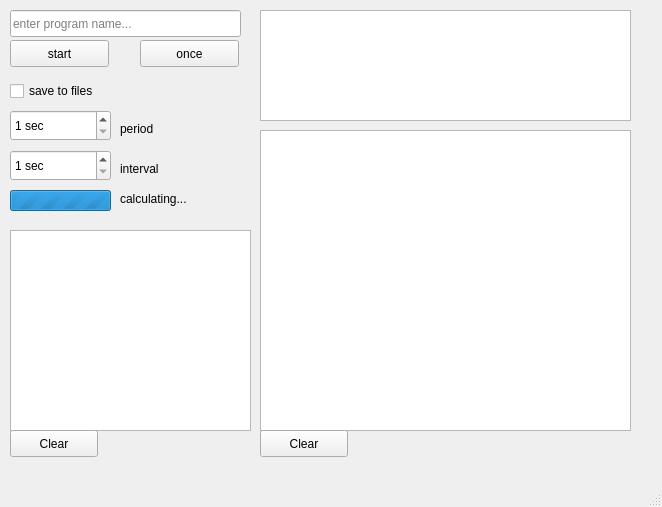
<?xml version="1.0" encoding="UTF-8"?>
<ui version="4.0">
 <class>MainWindow</class>
 <widget class="QMainWindow" name="MainWindow">
  <property name="geometry">
   <rect>
    <x>0</x>
    <y>0</y>
    <width>662</width>
    <height>507</height>
   </rect>
  </property>
  <property name="sizePolicy">
   <sizepolicy hsizetype="Fixed" vsizetype="Fixed">
    <horstretch>0</horstretch>
    <verstretch>0</verstretch>
   </sizepolicy>
  </property>
  <property name="windowTitle">
   <string>blue cookies? frogs? i'm going whole foods vegan</string>
  </property>
  <property name="toolTip">
   <string>&lt;html&gt;&lt;head/&gt;&lt;body&gt;&lt;p&gt;this program calculates total RAM usage for a group of processes (no shared memory duplication)&lt;/p&gt;&lt;/body&gt;&lt;/html&gt;</string>
  </property>
  <widget class="QWidget" name="centralWidget">
   <widget class="QPushButton" name="pushButtonStart">
    <property name="geometry">
     <rect>
      <x>10</x>
      <y>40</y>
      <width>99</width>
      <height>27</height>
     </rect>
    </property>
    <property name="toolTip">
     <string>&lt;html&gt;&lt;head/&gt;&lt;body&gt;&lt;p&gt;take measurements over time period&lt;/p&gt;&lt;/body&gt;&lt;/html&gt;</string>
    </property>
    <property name="text">
     <string>start</string>
    </property>
   </widget>
   <widget class="QPlainTextEdit" name="plainTextEditLog">
    <property name="geometry">
     <rect>
      <x>10</x>
      <y>230</y>
      <width>241</width>
      <height>201</height>
     </rect>
    </property>
    <property name="font">
     <font>
      <pointsize>8</pointsize>
     </font>
    </property>
    <property name="toolTip">
     <string>&lt;html&gt;&lt;head/&gt;&lt;body&gt;&lt;p&gt;program log&lt;/p&gt;&lt;/body&gt;&lt;/html&gt;</string>
    </property>
    <property name="readOnly">
     <bool>true</bool>
    </property>
   </widget>
   <widget class="QLineEdit" name="lineEditProcessName">
    <property name="geometry">
     <rect>
      <x>10</x>
      <y>10</y>
      <width>231</width>
      <height>27</height>
     </rect>
    </property>
    <property name="toolTip">
     <string>&lt;html&gt;&lt;head/&gt;&lt;body&gt;&lt;p&gt;enter process name(s) separated by whitespace&lt;/p&gt;&lt;p&gt;(e.g.: chrome firefox skype oracle)&lt;/p&gt;&lt;/body&gt;&lt;/html&gt;</string>
    </property>
    <property name="placeholderText">
     <string>enter program name...</string>
    </property>
   </widget>
   <widget class="QSpinBox" name="spinBoxPeriod">
    <property name="geometry">
     <rect>
      <x>10</x>
      <y>110</y>
      <width>101</width>
      <height>31</height>
     </rect>
    </property>
    <property name="toolTip">
     <string>&lt;html&gt;&lt;head/&gt;&lt;body&gt;&lt;p&gt;for how long to work (seconds)&lt;/p&gt;&lt;/body&gt;&lt;/html&gt;</string>
    </property>
    <property name="suffix">
     <string> sec</string>
    </property>
    <property name="minimum">
     <number>1</number>
    </property>
    <property name="maximum">
     <number>604800</number>
    </property>
    <property name="value">
     <number>1</number>
    </property>
   </widget>
   <widget class="QPushButton" name="pushButtonNow">
    <property name="geometry">
     <rect>
      <x>140</x>
      <y>40</y>
      <width>99</width>
      <height>27</height>
     </rect>
    </property>
    <property name="toolTip">
     <string>&lt;html&gt;&lt;head/&gt;&lt;body&gt;&lt;p&gt;take one measurement&lt;/p&gt;&lt;/body&gt;&lt;/html&gt;</string>
    </property>
    <property name="text">
     <string>once</string>
    </property>
   </widget>
   <widget class="QSpinBox" name="spinBoxInterval">
    <property name="geometry">
     <rect>
      <x>10</x>
      <y>150</y>
      <width>101</width>
      <height>31</height>
     </rect>
    </property>
    <property name="toolTip">
     <string>&lt;html&gt;&lt;head/&gt;&lt;body&gt;&lt;p&gt;how often to take measurements (seconds)&lt;/p&gt;&lt;/body&gt;&lt;/html&gt;</string>
    </property>
    <property name="suffix">
     <string> sec</string>
    </property>
    <property name="minimum">
     <number>1</number>
    </property>
    <property name="maximum">
     <number>604800</number>
    </property>
    <property name="value">
     <number>1</number>
    </property>
   </widget>
   <widget class="QPlainTextEdit" name="plainTextEditDisplay">
    <property name="geometry">
     <rect>
      <x>260</x>
      <y>130</y>
      <width>371</width>
      <height>301</height>
     </rect>
    </property>
    <property name="toolTip">
     <string>&lt;html&gt;&lt;head/&gt;&lt;body&gt;&lt;p&gt;measurements are shown here (and saved to files in  directory with program's .exe)&lt;/p&gt;&lt;/body&gt;&lt;/html&gt;</string>
    </property>
   </widget>
   <widget class="QLabel" name="label">
    <property name="geometry">
     <rect>
      <x>120</x>
      <y>120</y>
      <width>67</width>
      <height>17</height>
     </rect>
    </property>
    <property name="text">
     <string>period</string>
    </property>
   </widget>
   <widget class="QLabel" name="label_2">
    <property name="geometry">
     <rect>
      <x>120</x>
      <y>160</y>
      <width>67</width>
      <height>17</height>
     </rect>
    </property>
    <property name="text">
     <string>interval</string>
    </property>
   </widget>
   <widget class="QPushButton" name="pushButtonClearLog">
    <property name="geometry">
     <rect>
      <x>10</x>
      <y>430</y>
      <width>88</width>
      <height>27</height>
     </rect>
    </property>
    <property name="toolTip">
     <string>&lt;html&gt;&lt;head/&gt;&lt;body&gt;&lt;p&gt;clear log&lt;/p&gt;&lt;/body&gt;&lt;/html&gt;</string>
    </property>
    <property name="text">
     <string>Clear</string>
    </property>
   </widget>
   <widget class="QPushButton" name="pushButtonClearDisplay">
    <property name="geometry">
     <rect>
      <x>260</x>
      <y>430</y>
      <width>88</width>
      <height>27</height>
     </rect>
    </property>
    <property name="toolTip">
     <string>&lt;html&gt;&lt;head/&gt;&lt;body&gt;&lt;p&gt;clear log&lt;/p&gt;&lt;/body&gt;&lt;/html&gt;</string>
    </property>
    <property name="text">
     <string>Clear</string>
    </property>
   </widget>
   <widget class="QGraphicsView" name="graphicsView">
    <property name="geometry">
     <rect>
      <x>260</x>
      <y>10</y>
      <width>371</width>
      <height>111</height>
     </rect>
    </property>
    <property name="toolTip">
     <string>charts</string>
    </property>
   </widget>
   <widget class="QProgressBar" name="progressBar">
    <property name="geometry">
     <rect>
      <x>10</x>
      <y>190</y>
      <width>101</width>
      <height>21</height>
     </rect>
    </property>
    <property name="toolTip">
     <string>accessing files in /proc...</string>
    </property>
    <property name="maximum">
     <number>0</number>
    </property>
    <property name="value">
     <number>-1</number>
    </property>
   </widget>
   <widget class="QLabel" name="labelProgressBar">
    <property name="geometry">
     <rect>
      <x>120</x>
      <y>190</y>
      <width>91</width>
      <height>17</height>
     </rect>
    </property>
    <property name="text">
     <string>calculating...</string>
    </property>
   </widget>
   <widget class="QCheckBox" name="checkBox">
    <property name="geometry">
     <rect>
      <x>10</x>
      <y>80</y>
      <width>111</width>
      <height>22</height>
     </rect>
    </property>
    <property name="toolTip">
     <string>folder with data will be created in the directory where program was started </string>
    </property>
    <property name="text">
     <string>save to files</string>
    </property>
   </widget>
  </widget>
  <widget class="QMenuBar" name="menuBar">
   <property name="geometry">
    <rect>
     <x>0</x>
     <y>0</y>
     <width>662</width>
     <height>19</height>
    </rect>
   </property>
  </widget>
  <widget class="QStatusBar" name="statusBar"/>
 </widget>
 <layoutdefault spacing="6" margin="11"/>
 <resources/>
 <connections/>
</ui>
